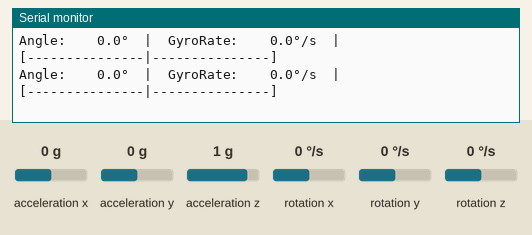
Simulated run of this sketch. Board: ESP32. On the bench: the last lines printed to the serial monitor. Wiring (inferred from the names in the program): MPU-6050 motion sensor at I2C address 0x68. The test bench sets the inputs (shaded band); at power-on: acceleration x 0 g, acceleration z 1 g, rotation z 0 °/s, acceleration y 0 g, rotation x 0 °/s, rotation y 0 °/s.

Above: at 3.4 s.
3.5 s: acceleration x set to -1.4 g
At 4.0 s:
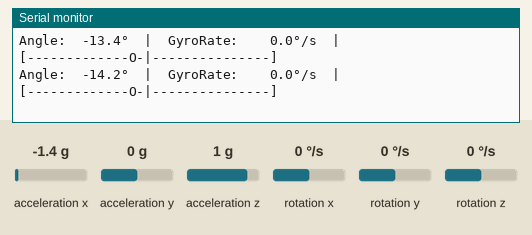
5.0 s: acceleration z set to -1.4 g
At 5.6 s:
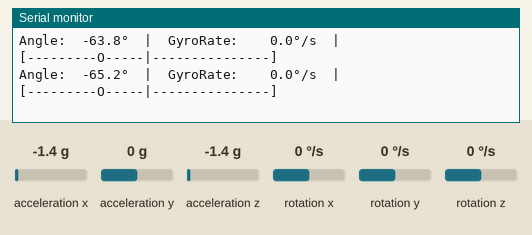
8.0 s: rotation z set to -192 °/s
At 8.6 s:
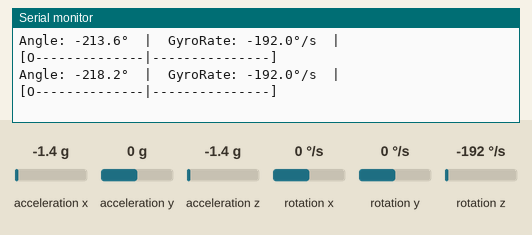
9.5 s: rotation z set to 100 °/s
At 10.3 s:
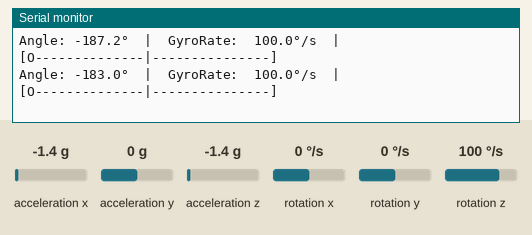
11.0 s: acceleration x set to 0 g
At 11.6 s:
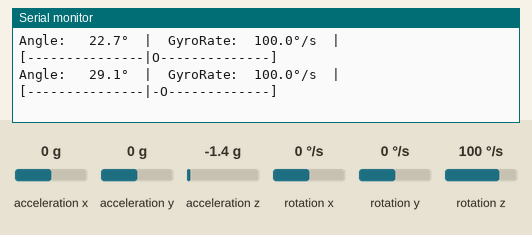
12.5 s: acceleration x set to -0.8 g
At 13.4 s:
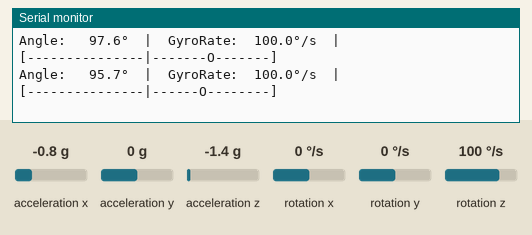
Timing chart, 0 to 15.5 s (numbered marks = the images above; inputs shaded):
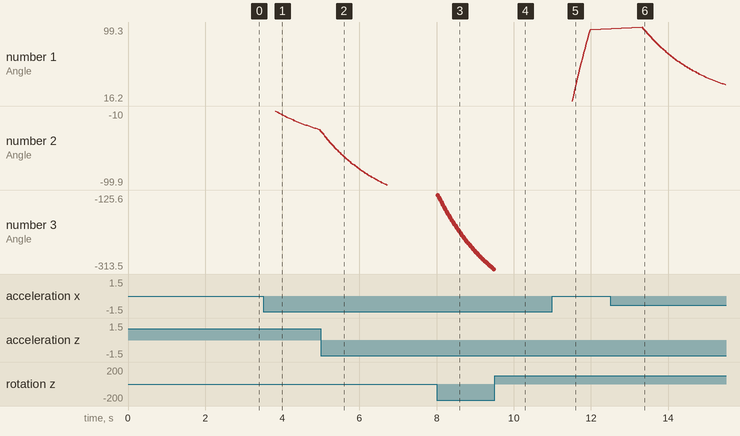

Measured:
- after the input at 3.5 s, the serial monitor: prints a new line at once (image 1)

The sketch:

02_mpu6050_test.ino
```cpp
// ============================================================
//  🧪 TEST 2: MPU-6050 Gyroscope Live Reading & Steering Test
//  No extra external libraries needed! Uses standard Wire.h
//
//  What this test does:
//   1. Initializes MPU-6050 at 0x68 via I2C (SDA=8, SCL=9)
//   2. Calibrates Z-axis gyro on startup (keep sensor still!)
//   3. Reads Accel & Gyro rate in real-time
//   4. Calculates Steering Angle (° degrees)
//   5. Displays a visual ASCII steering bar in Serial Monitor!
// ============================================================

#include <Wire.h>

#define SDA_PIN       8
#define SCL_PIN       9
#define MPU_ADDR      0x68

#define RAD_TO_DEG    57.2957795f
#define COMP_ALPHA    0.98f

float gyroZBias     = 0.0f;
float steeringAngle = 0.0f;
unsigned long lastTime = 0;

void setup() {
  Serial.begin(115200);
  while (!Serial) delay(10);

  Serial.println("\n==============================================");
  Serial.println("   MPU-6050 Live Gyroscope & Steering Test");
  Serial.println("==============================================");

  Wire.begin(SDA_PIN, SCL_PIN);
  Wire.setClock(400000); // 400kHz

  // Power management: wake up MPU-6050
  Wire.beginTransmission(MPU_ADDR);
  Wire.write(0x6B); // PWR_MGMT_1 register
  Wire.write(0x00); // Set to 0 to wake up
  byte err = Wire.endTransmission();

  if (err != 0) {
    Serial.println("❌ ERROR: Could not connect to MPU-6050!");
    Serial.println("Please run Test 01 (I2C Scanner) to check wiring.");
    while (1) delay(100);
  }

  // Set Gyro range to ±250 deg/s
  Wire.beginTransmission(MPU_ADDR);
  Wire.write(0x1B); // GYRO_CONFIG
  Wire.write(0x00);
  Wire.endTransmission();

  Serial.println("✅ MPU-6050 Connected successfully!");
  Serial.println("----------------------------------------------");
  Serial.println("⚠️ CALIBRATING: Keep sensor COMPLETELY STILL for 2 seconds...");

  // Calibrate Gyro Z-axis bias
  float sumZ = 0;
  int samples = 500;
  for (int i = 0; i < samples; i++) {
    Wire.beginTransmission(MPU_ADDR);
    Wire.write(0x47); // GYRO_ZOUT_H register
    Wire.endTransmission(false);
    Wire.requestFrom((uint8_t)MPU_ADDR, (uint8_t)2);
    int16_t rawZ = (Wire.read() << 8) | Wire.read();
    sumZ += (rawZ / 131.0f); // 131 LSB / (deg/s)
    delay(4);
  }
  gyroZBias = sumZ / samples;

  Serial.print("✅ Calibration Complete! Gyro Z Bias = ");
  Serial.print(gyroZBias);
  Serial.println(" deg/s");
  Serial.println("----------------------------------------------");
  Serial.println("Rotate your gyro module to test steering!");
  Serial.println("==============================================\n");

  lastTime = millis();
}

void loop() {
  unsigned long now = millis();
  float dt = (now - lastTime) / 1000.0f;
  lastTime = now;

  // Read Accel (X, Y, Z) and Gyro (Z) registers
  Wire.beginTransmission(MPU_ADDR);
  Wire.write(0x3B); // ACCEL_XOUT_H
  Wire.endTransmission(false);
  Wire.requestFrom((uint8_t)MPU_ADDR, (uint8_t)14);

  int16_t rawAX = (Wire.read() << 8) | Wire.read();
  int16_t rawAY = (Wire.read() << 8) | Wire.read();
  int16_t rawAZ = (Wire.read() << 8) | Wire.read();
  Wire.read(); Wire.read(); // Skip temperature
  int16_t rawGX = (Wire.read() << 8) | Wire.read();
  int16_t rawGY = (Wire.read() << 8) | Wire.read();
  int16_t rawGZ = (Wire.read() << 8) | Wire.read();

  // Convert raw values
  float ax = rawAX / 16384.0f;
  float az = rawAZ / 16384.0f;
  float gyroZ_deg = (rawGZ / 131.0f) - gyroZBias; // °/s

  // Accel angle calculation (yaw/pitch reference)
  float accelAngle = atan2f(ax, az) * RAD_TO_DEG;

  // Complementary filter for steering angle
  steeringAngle = COMP_ALPHA * (steeringAngle + gyroZ_deg * dt) + (1.0f - COMP_ALPHA) * accelAngle;

  // Visual Bar Indicator in Serial Output
  int barPos = map((int)steeringAngle, -180, 180, 0, 30);
  barPos = constrain(barPos, 0, 30);

  char barBuf[32];
  for (int i = 0; i <= 30; i++) {
    if (i == 15) barBuf[i] = '|';       // Center mark
    else if (i == barPos) barBuf[i] = 'O'; // Wheel position
    else barBuf[i] = '-';
  }
  barBuf[31] = '\0';

  Serial.printf("Angle: %6.1f°  |  GyroRate: %6.1f°/s  |  [%s]\n", steeringAngle, gyroZ_deg, barBuf);

  delay(30); // ~33Hz update rate for smooth serial monitor printing
}
```
